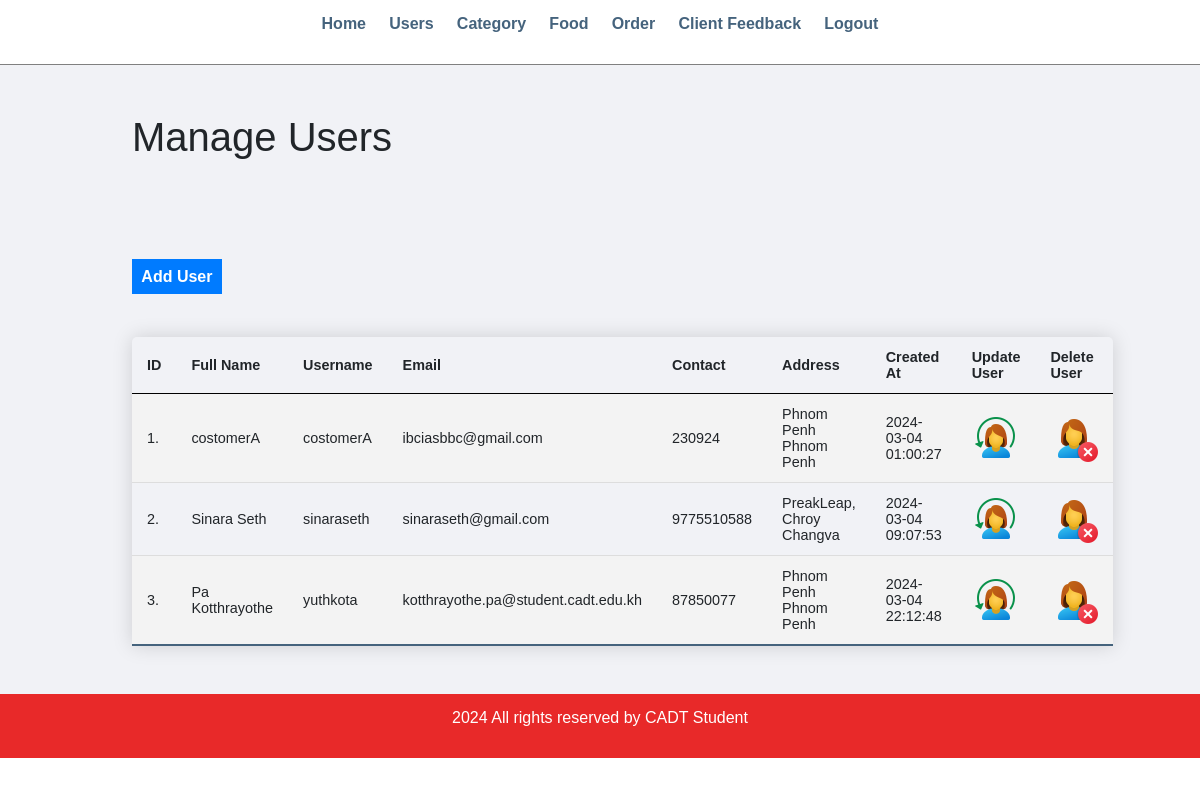
The app's page /admin/manage-users.php (signed in) with its own data.
### tables this page shows
CREATE TABLE IF NOT EXISTS `users` (
  `id` int NOT NULL AUTO_INCREMENT,
  `username` varchar(50) NOT NULL,
  `password` varchar(255) NOT NULL,
  `customer_name` varchar(150) NOT NULL,
  `customer_email` varchar(150) NOT NULL,
  `customer_contact` bigint NOT NULL,
  `customer_address` varchar(255) NOT NULL,
  `created_at` datetime DEFAULT CURRENT_TIMESTAMP,
  PRIMARY KEY (`id`),
  UNIQUE KEY `username` (`username`)
);

### admin/manage-users.php (the view, shortened to what this page needs)
<?php include('partials/menu.php'); ?>
        <div class="main-content">
            <div class="wrapper">
                <h1>Manage Users</h1>
                <br />
                <br><br><br>
                <a href="add-users.php" class="btn-primary">Add User</a>
                <br /><br /><br />
                <table class="content-table">
                    <tr>
                        <th>ID</th>
                        <th>Full Name</th>
                        <th>Username</th>
                        <th>Email</th>
                        <th>Contact</th>
                        <th>Address</th>
                        <th>Created At</th>
                        <th>Update User</th>
                        <th>Delete User</th>
                    </tr>
                    <?php
                        $sql = "SELECT * FROM users";
                        $res = mysqli_query($conn, $sql);
                        if($res==TRUE)
                        {
                            $count = mysqli_num_rows($res);
                            $sn=1;
                            if($count>0)
                            {
                                while($rows=mysqli_fetch_assoc($res))
                                {
                                    $id=$rows['id'];
                                    $full_name=$rows['customer_name'];
                                    $username=$rows['username'];
                                    $email=$rows['customer_email'];
                                    $contact=$rows['customer_contact'];
                                    $address=$rows['customer_address'];
                                    $created=$rows['created_at'];
                                    ?>
                                    <tr>
                                        <td><?php echo $sn++; ?>. </td>
                                        <td><?php echo $full_name; ?></td>
                                        <td><?php echo $username; ?></td>
                                        <td><?php echo $email; ?></td>
                                        <td><?php echo $contact; ?></td>
                                        <td><?php echo $address; ?></td>
                                        <td><?php echo $created; ?></td>
                                        <td>
                                            <a href="<?php echo SITEURL; ?>admin/update-users.php?id=<?php echo $id; ?>" ><img src="../images/icons/update-user.png"/></a>
                                        </td>
                                            <td>
                                            <a href="<?php echo SITEURL; ?>admin/delete-users.php?id=<?php echo $id; ?>" ><img src="../images/icons/delete-user.png"/></a>
                                        </td>
                                    </tr>
                                    <?php
                                }
                            }
                            else
                            {
                            }
                        }
                    ?>
                </table>
            </div>
        </div>
<?php include('partials/footer.php'); ?>

### css/admin.css (style rules this page uses)
* { margin: 0; padding: 0; font-family: Arial, Helvetica, sans-serif; }
.wrapper { padding: 1%; width: 80%; margin: 0 auto; }
table tr th { border-bottom: 1px solid black; padding: 1%; text-align: left; }
table tr td { padding: 1%; }
.btn-primary { background-color: #1e90ff; padding: 1%; color: white; text-decoration: none; font-weight: bold; }
.main-content { background-color: #f1f2f6; padding: 3% 0; }
.content-table { border-collapse: collapse; font-size: 0.9em; min-width: 800px; border-radius: 5px 5px 0 0; overflow: hidden; box-shadow: 0 0 20px rgba(0, 0, 0, 0.15); }
.content-table th, .content-table td { padding: 12px 15px; }
.content-table tbody tr { border-bottom: 1px solid #dddddd; }
.content-table tbody tr:nth-of-type(even) { background-color: #f3f3f3; }
.content-table tbody tr:last-of-type { border-bottom: 2px solid #45637d; }

### records on screen
users: customer_name "costomerA", username "costomerA", customer_email "ibciasbbc@gmail.com", customer_contact "230924", customer_address "Phnom Penh Phnom Penh", created_at "2024-03-04 01:00:27"
users: customer_name "Sinara Seth", username "sinaraseth", customer_email "sinaraseth@gmail.com", customer_contact "9775510588", customer_address "PreakLeap, Chroy Changva", created_at "2024-03-04 09:07:53"
users: customer_name "Pa Kotthrayothe", username "yuthkota", customer_email "kotthrayothe.pa@student.cadt.edu.kh", customer_contact "87850077", customer_address "Phnom Penh Phnom Penh", created_at "2024-03-04 22:12:48"
